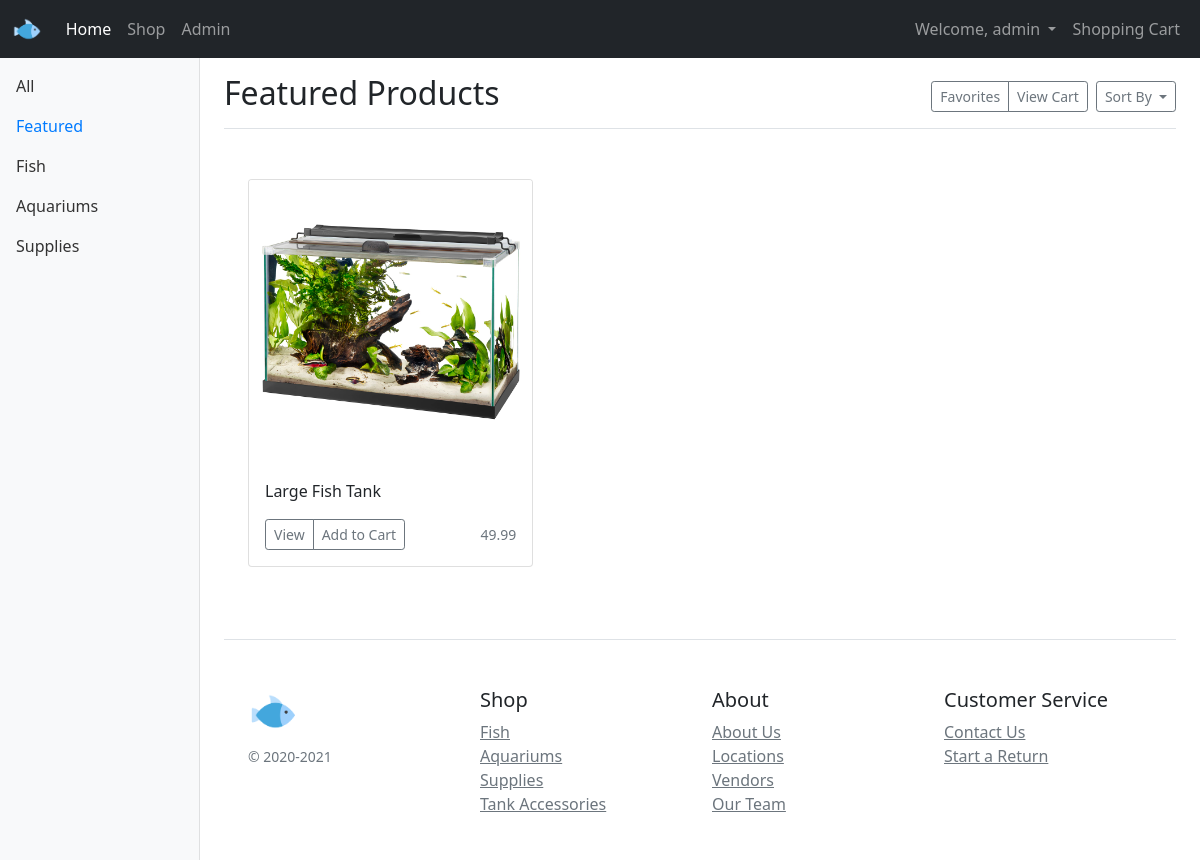
The page /pages/products-featured.php (signed in) on the database its author committed.
### tables this page shows
CREATE TABLE `product` (
  `product_id` varchar(100) NOT NULL,
  `product_name` varchar(100) NOT NULL,
  `product_type` varchar(100) NOT NULL,
  `vendor_id` varchar(100) NOT NULL,
  `cost` decimal(10,2) NOT NULL,
  `sales_price` decimal(10,2) NOT NULL,
  `imagepath` varchar(256) DEFAULT NULL,
  `product_desc` varchar(512) NOT NULL,
  `featured` tinyint(1) NOT NULL
);

### pages/products-featured.php (the view, shortened to what this page needs)
<?php
include('header.php');
?>
  <div class="container-fluid">
    <div class="row">
      <nav id="sidebarMenu" class="col-md-3 col-lg-2 d-md-block bg-light sidebar collapse">
        <div class="position-sticky pt-3">
          <ul class="nav flex-column">
            <li class="nav-item">
              <a class="nav-link" href="shop.php">
                All
              </a>
            </li>
            <li class="nav-item">
              <a class="nav-link active" href="products-featured.php">
                Featured
              </a>
            </li>
            <li class="nav-item">
              <a class="nav-link" href="products-fish.php">
                Fish
              </a>
            </li>
            <li class="nav-item">
              <a class="nav-link" href="products-aquariums.php">
                Aquariums
              </a>
            </li>
            <li class="nav-item">
              <a class="nav-link" href="products-supplies.php">
                Supplies
              </a>
            </li>
          </ul>
        </div>
      </nav>
      <main class="checkout col-md-9 ms-sm-auto col-lg-10 px-md-4">
        <div
          class="d-flex justify-content-between flex-wrap flex-md-nowrap align-items-center pt-3 pb-2 mb-3 border-bottom">
          <h1 class="h2">Featured Products</h1>
          <div class="btn-toolbar mb-2 mb-md-0">
            <div class="btn-group me-2">
              <button type="button" class="btn btn-sm btn-outline-secondary">Favorites</button>
              <a href="cart.php" class="btn btn-sm btn-outline-secondary">View Cart</a>
            </div>
            <div class="dropdown">
              <button class="btn btn-sm btn-outline-secondary dropdown-toggle" type="button" id="dropdownMenuButton1" data-bs-toggle="dropdown" aria-expanded="false">
                Sort By
              </button>
            </div>
          </div>
        </div>
        <div class="album">
          <div class="container">
            <div class="row">
            <?php
							require_once 'config.php';
							$conn = new mysqli($hn, $un, $pw, $db);
							$query="SELECT * FROM product WHERE featured=1";
							$result = $conn->query($query);
							$rows = $result->num_rows;
							for($j=0; $j<$rows; ++$j) {
                $row = $result->fetch_array(MYSQLI_ASSOC);
                echo <<<_END
                <div class="col-md-4">
                  <div class="card mb-4 box-shadow">
                    <img class="card-img-top" src="../images/$row[imagepath]" alt="Card image">
                    <div class="card-body">
                      <p class="card-text">$row[product_name]</p>
                      <div class="d-flex justify-content-between align-items-center">
                        <div class="btn-group">
                          <a href="product.php?product_id=$row[product_id]" class="btn btn-sm btn-outline-secondary">View</a>
                          <a href="#" class="btn btn-sm btn-outline-secondary">Add to Cart</a>
                        </div>
                        <small class="text-muted">$row[sales_price]</small>
                      </div>
                    </div>
                  </div>
                </div>
                _END;
              }
            ?>
            </div>
          </div>
        </div>
        <?php
        include('footer.php');
        ?>
      </main>
    </div>
  </div>
</body>
</html>

### styles/theme.css (style rules this page uses)
.album { margin-top: 50px; }
.sidebar { position: fixed; top: 0; bottom: 0; left: 0; z-index: 100; padding: 50px 0 0; box-shadow: inset -1px 0 0 rgba(0, 0, 0, .1); }
.sidebar .nav-link { font-weight: 500; color: #333; }
.sidebar .nav-link.active { color: #007bff; }

### rows shown on the page
product: imagepath (picture), product_name "Large Fish Tank", sales_price "49.99"

### other values the page prints
$username "admin"
